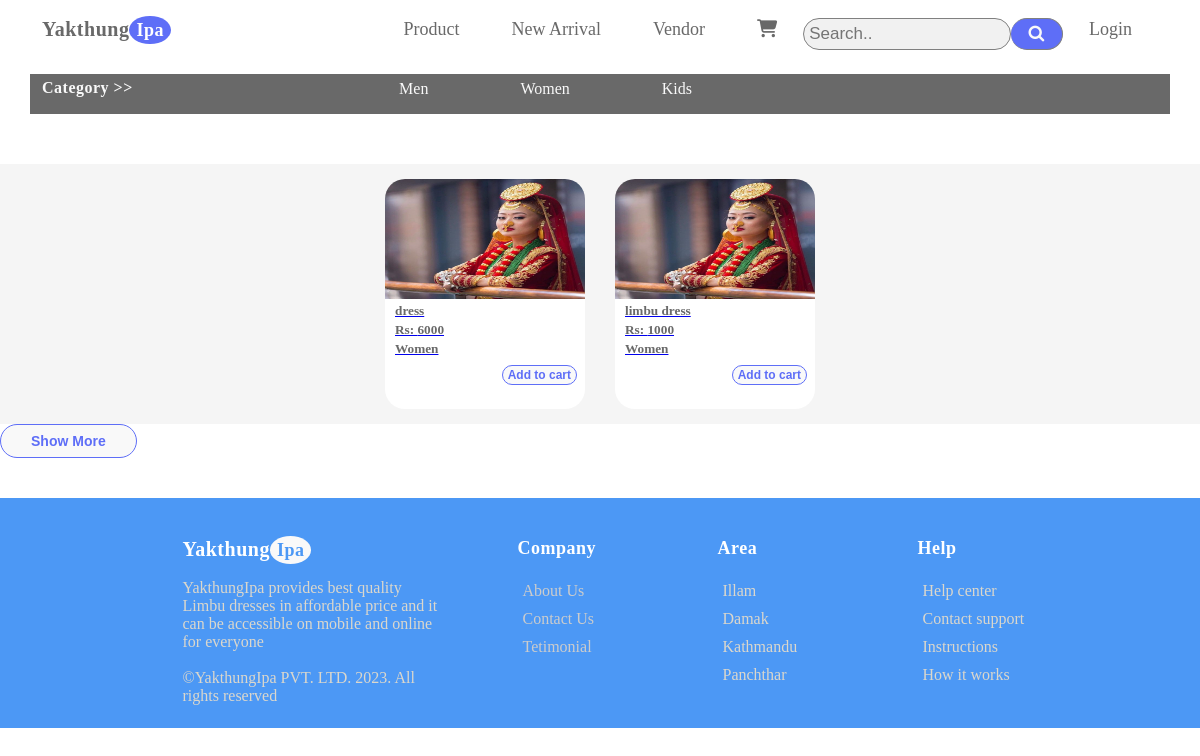
The app's page /PHP/women.php with its own data.
### tables this page shows
CREATE TABLE `product` (
  `id` int(11) NOT NULL,
  `file` varchar(255) DEFAULT NULL,
  `name` varchar(255) DEFAULT NULL,
  `price` decimal(10,0) DEFAULT NULL,
  `category` varchar(50) DEFAULT NULL
);

### PHP/women.php (the view, shortened to what this page needs)
<?php
    include "../Include/connection.php";
?>
<!DOCTYPE html>
<html lang="en">
<head>
    <link rel="stylesheet" href="../CSS/style.css">
    <link rel="stylesheet" href="path/to/font-awesome/css/font-awesome.min.css">
    <link rel="stylesheet" href="https://cdnjs.cloudflare.com/ajax/libs/font-awesome/6.2.1/css/all.min.css" />
    <link rel="stylesheet" href="https://cdnjs.cloudflare.com/ajax/libs/font-awesome/4.7.0/css/font-awesome.min.css">
</head>
<body>
    <header>
        <nav>
            <div class="logo">
                <h3>Yakthung<span>Ipa</span></h3>
            </div>
            <div class="navigator">
                <ul>
                    <li><a href="./product.php">Product</a></li>
                    <li><a href="./arrival.php">New Arrival</a></li>
                    <li><a href="./vendor.php">Vendor</a></li>
                    <li><a href="./cart.php"><i class="fa-solid fa-cart-shopping"></i></a></li>
                    <form class="example" action="action_page.php">
                        <input type="text" placeholder="Search.." name="search">
                        <button type="submit"><i class="fa fa-search"></i></button>
                    </form>
                    <li><a href="./Login.php">Login</a></li>
                </ul>
            </div>
        </nav>
        <div class="category">
            <h2>Category  >></h2>
            <div class="cato">
                <ul>
                    <li><a href="./men.php">Men</a></li>
                    <li><a href="./women">Women</a></li>
                    <li><a href="./kids.php">Kids</a></li>
                </ul>
            </div>
        </div>
    </header>
    <section id="women">
        <div class="box">
            <?php
                $sql = "SELECT * FROM `product` WHERE category='Women'";
                $res = mysqli_query($connection,$sql);
                $count = mysqli_num_rows($res);
                if($count>0)
                {
                    while($row=mysqli_fetch_assoc($res)){
                        $file = $row['file'];
                        $name = $row['name'];
                        $price = $row['price'];
                        $category = $row['category'];
                        ?>
                        <div class="card">
                        <a href="./product1.html">
                            <img src="<?php echo SITEURL; ?>images/<?php echo $file; ?>" class="Product-image">
                            <div class="card-body">
                                <h5 class="product-title"><?php echo $name; ?></h5>
                                <h5 class="price">Rs: <?php echo $price; ?></h5>
                                <h5><?php echo $category; ?></h5>
                                <button class="addCart">Add to cart</button>
                            </div>
                        </a>
                    </div>
                        <?php
                    }
                }
                else{
                    echo "product not found";
                }
            ?>
        </div>
        <button>Show More</button>
    </section>
    <footer>
        <div class="contents">
            <div class="div1">
                <div class="logo1">
                    <h3>Yakthung<span>Ipa</span></h3>
                </div>
                <p><br>YakthungIpa provides best quality Limbu dresses in affordable price and it can be accessible on mobile and online for everyone</p><br>
                <p>©YakthungIpa PVT. LTD. 2023. All rights reserved</p>
            </div>
            <div class="div2">
                <h3><a href="./product.php">Company</a></h3><br>
                <p><a href="./about.php">About Us</a></p>
                <p><a href="./contact.php">Contact Us</a></p>
                <p><a href="./testimonial.php">Tetimonial</a></p>
            </div>
            <div class="div2">
                <h3>Area</h3><br>
                <p>Illam</p>
                <p>Damak</p>
                <p>Kathmandu</p>
                <p>Panchthar</p>
            </div>
            <div class="div2">
                <h3>Help</h3><br>
                <p>Help center</p>
                <p>Contact support</p>
                <p>Instructions</p>
                <p>How it works</p>
            </div>
        </div>
    </footer>
</body>
</html>

### CSS/style.css (style rules this page uses)
* { margin: 0; padding: 0; box-sizing: border-box; }
body { font-family: 'Mulish'; width: 100%; background-color: white; }
header { padding: 10px 30px; }
nav { display: flex; flex-wrap: wrap; justify-content: space-between; text-align: center; padding: 8px 12px 0px 12px; height: 8vh; width: 100%; }
.logo h3 { color: dimgray; font-size: 20px; cursor: pointer; letter-spacing: 0.5px; }
.logo h3 span { border-radius: 50%; padding: 4px 7px; color: white; background-color: #5e6ef7; cursor: pointer; font-size: 18px; margin-right: 2px; }
.navigator ul { display: flex; list-style: none; }
.navigator ul li a { font-size: 18px; display: flex; text-decoration: none; color: #696969; padding: 0 10px; margin: 0 15px; border: 1px solid transparent; border-radius: 15px; transition: 0.5s ease; }
form.example input[type=text] { padding: 5px; font-size: 17px; border: 1px solid grey; border-radius: 20px; float: left; width: 80%; background: #f1f1f1; }
form.example button { float: left; width: 20%; padding: 5px; background: #5e6ef7; color: #f9f9f9; font-size: 17px; border: 1px solid grey; border-radius: 20px; border-left: none; cursor: pointer; }
form.example::after { content: ""; clear: both; display: table; }
.category { display: flex; flex-wrap: wrap; justify-content: space-between; background-color: #696969; text-align: center; padding: 5px 12px 0px 12px; height: 5vh; width: 100%; }
.category h2 { color: #f9f9f9; font-size: 16px; cursor: pointer; letter-spacing: 0.5px; }
.category .cato ul { display: flex; list-style: none; justify-content: space-between; padding-right: 420px; }
.category .cato ul li a { font-size: 16px; display: flex; text-decoration: none; color: #f9f9f9; padding: 0 30px; margin: 0 15px; border: 1px solid transparent; border-radius: 15px; transition: 0.5s ease; }
.box { margin-top: 40px; display: flex; justify-content: center; align-items: center; min-height: 200px; flex-wrap: wrap; background-color: whitesmoke; }
.card { height: 230px; width: 200px; background-color: white; border-radius: 20px; margin: 15px; position: relative; overflow: hidden; text-align: left; }
.card h5 { padding-left: 10px; padding-bottom: 3px; color: #696969; }
.card img { height: 120px; width: 200px; }
.addCart { float: right; padding: 2px 5px; margin-right: 8px; color: #5e6ef7; font-size: 12px; cursor: pointer; margin-top: 5px; }
button { color: #5e6ef7; background-color: #f9f9f9; text-decoration: none; font-size: 14px; margin: auto; border: 1.5px solid #5e6ef7; border-radius: 30px; font-weight: bold; padding: 8px 30px; transition: 0.5s; }
footer { margin-top: 40px; color: #dbd7cc; background-color: #4c98f5; display: flex; justify-content: space-evenly; width: 100%; }
.contents { padding-top: 20px; padding-left: 30px; display: flex; flex-wrap: wrap; justify-content: space-evenly; padding-bottom: 10px; }
.div1 { height: 200px; width: 335px; padding: 20px 35px; }
.div1 P { text-align: left; }
.logo1 h3 { color: white; font-size: 20px; cursor: pointer; letter-spacing: 0.5px; }
.logo1 h3 span { border-radius: 50%; padding: 4px 7px; color: #4c98f5; background-color: #f9f9f9; cursor: pointer; font-size: 18px; margin-right: 2px; }
.div2 { height: 200px; width: 200px; padding: 20px 35px; }
.div2 p { padding: 5px; text-align: left; }
.div2 a { color: #ccc; text-decoration: none; }
.div2 h3 { color: white; font-size: 18px; cursor: pointer; letter-spacing: 0.5px; }
.div2 h3 a { color: white; }
.login h1, p { text-align: center; }

### records on screen
product: file (picture), name "dress", price "6000", category "Women"
product: file (picture), name "limbu dress", price "1000", category "Women"
